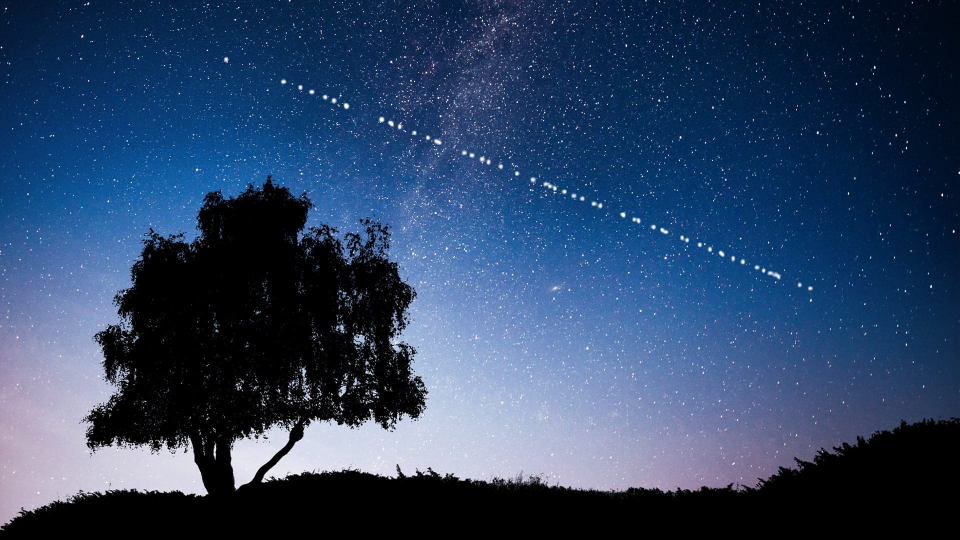
#> input picture installateur.jpg, 1920 x 1080 px, found by its file name (shown at 1/2 size)
$ python prepare_installer_graphics.py
#> lines starting #> are read from the running program, lines starting #| are printed output that depends on the picture
#> in main, img is the input picture: PIL image 1920x1080 RGB; mean R, G, B 45.2, 67.7, 100.5
"""Prepare l'image laterale NSIS (164x314 BMP) depuis assets/installateur.jpg."""


from __future__ import annotations


import sys

from pathlib import Path


from PIL import Image


ROOT = Path(__file__).resolve().parents[1]

SRC_CANDIDATES = (

    ROOT / "assets" / "installateur.jpg",

    ROOT / "installateur.jpg",

)

OUT_BMP = ROOT / "installer" / "wizard_sidebar.bmp"

TARGET_W = 164

TARGET_H = 314


def _crop_to_aspect(img: Image.Image, ratio: float, x_bias: float = 0.12) -> Image.Image:

    """Recadre en portrait ; x_bias decale le cadrage vers la gauche (arbre / train Starlink)."""
#> called with ratio = 0.522, x_bias = 0.12

    w, h = img.size
#> w = 1920; h = 1080

    current = w / h
#> current = 1.78

    if current > ratio:

        new_w = int(h * ratio)
#> new_w = 564

        max_left = w - new_w
#> max_left = 1356

        left = int(max_left * x_bias)
#> left = 162

        return img.crop((left, 0, left + new_w, h))
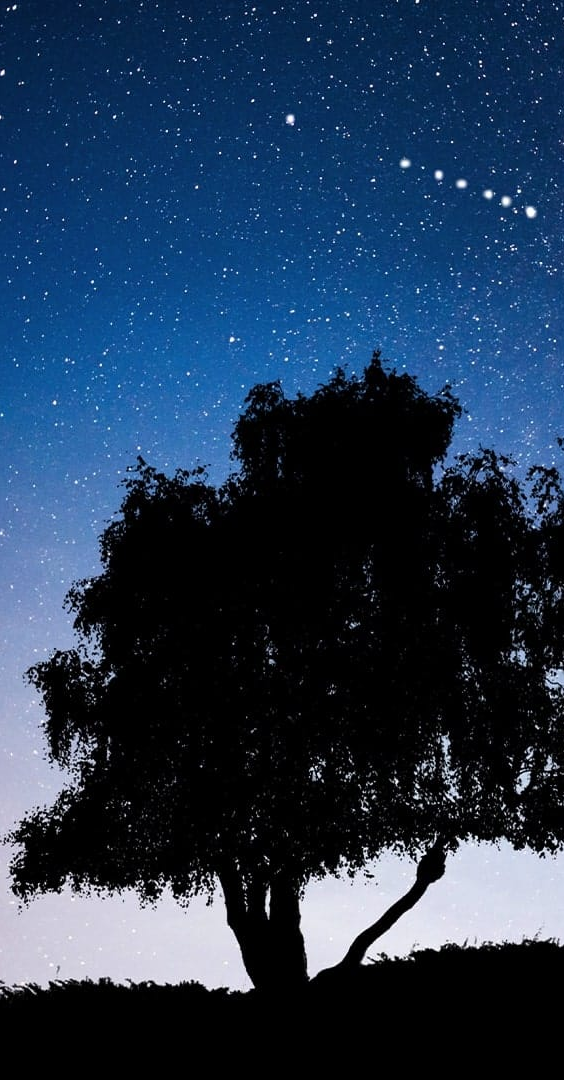
#> returned value: PIL image 564x1080 RGB; mean R, G, B 33.7, 54.3, 79.9

    new_h = int(w / ratio)

    max_top = h - new_h

    top = int(max_top * 0.35)

    return img.crop((0, top, w, top + new_h))


def main() -> int:

    src = next((p for p in SRC_CANDIDATES if p.is_file()), None)

    if src is None:

        print("Image introuvable : assets/installateur.jpg", file=sys.stderr)

        return 1


    img = Image.open(src).convert("RGB")

    cropped = _crop_to_aspect(img, TARGET_W / TARGET_H)

    sidebar = cropped.resize((TARGET_W, TARGET_H), Image.Resampling.LANCZOS)
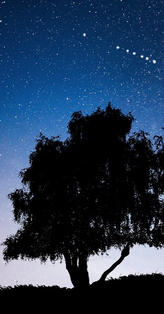
#> sidebar: PIL image 164x314 RGB; mean R, G, B 33.8, 54.4, 79.9


    OUT_BMP.parent.mkdir(parents=True, exist_ok=True)

    sidebar.save(OUT_BMP, format="BMP")

    print(f"Bitmap installeur : {OUT_BMP} ({TARGET_W}x{TARGET_H})")

    return 0


if __name__ == "__main__":

    raise SystemExit(main())
#> (the program exits here)
